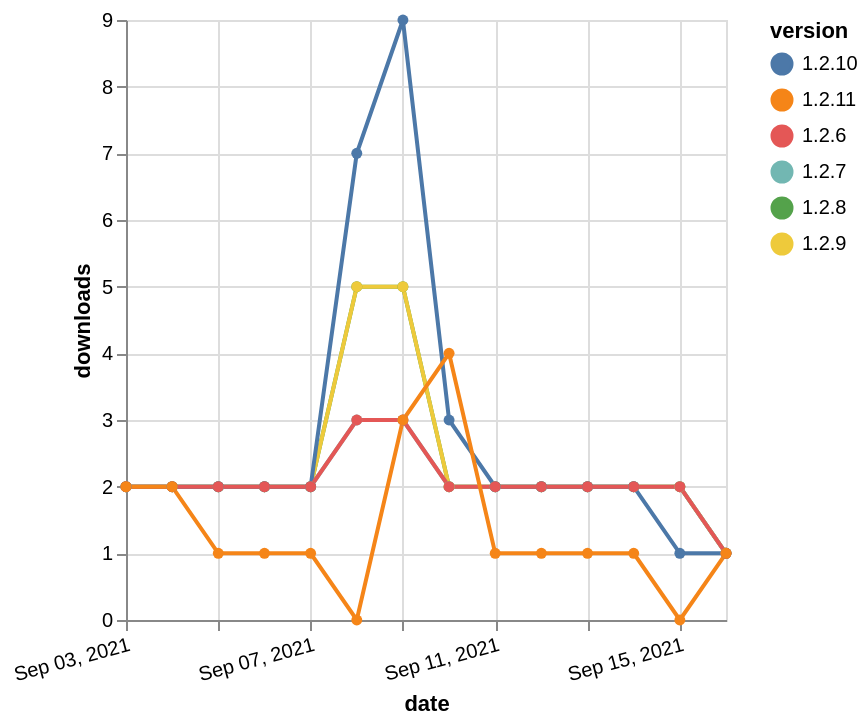

This figure's Vega-Lite source:
### Vega-Lite specification from a JSON file in a GitHub repository (floating-point values rounded to 4 significant figures)
{"$schema": "https://vega.github.io/schema/vega-lite/v5.json", "description": "A simple bar chart with embedded data.", "data": {"values": [{"date": "2021-09-03", "total": 2623, "delta": 2, "version": "1.2.8"}, {"date": "2021-09-04", "total": 2625, "delta": 2, "version": "1.2.8"}, {"date": "2021-09-05", "total": 2627, "delta": 2, "version": "1.2.8"}, {"date": "2021-09-06", "total": 2629, "delta": 2, "version": "1.2.8"}, {"date": "2021-09-07", "total": 2631, "delta": 2, "version": "1.2.8"}, {"date": "2021-09-08", "total": 2636, "delta": 5, "version": "1.2.8"}, {"date": "2021-09-09", "total": 2641, "delta": 5, "version": "1.2.8"}, {"date": "2021-09-10", "total": 2643, "delta": 2, "version": "1.2.8"}, {"date": "2021-09-11", "total": 2645, "delta": 2, "version": "1.2.8"}, {"date": "2021-09-12", "total": 2647, "delta": 2, "version": "1.2.8"}, {"date": "2021-09-13", "total": 2649, "delta": 2, "version": "1.2.8"}, {"date": "2021-09-14", "total": 2651, "delta": 2, "version": "1.2.8"}, {"date": "2021-09-15", "total": 2653, "delta": 2, "version": "1.2.8"}, {"date": "2021-09-16", "total": 2654, "delta": 1, "version": "1.2.8"}, {"date": "2021-09-03", "total": 2622, "delta": 2, "version": "1.2.9"}, {"date": "2021-09-04", "total": 2624, "delta": 2, "version": "1.2.9"}, {"date": "2021-09-05", "total": 2626, "delta": 2, "version": "1.2.9"}, {"date": "2021-09-06", "total": 2628, "delta": 2, "version": "1.2.9"}, {"date": "2021-09-07", "total": 2630, "delta": 2, "version": "1.2.9"}, {"date": "2021-09-08", "total": 2635, "delta": 5, "version": "1.2.9"}, {"date": "2021-09-09", "total": 2640, "delta": 5, "version": "1.2.9"}, {"date": "2021-09-10", "total": 2642, "delta": 2, "version": "1.2.9"}, {"date": "2021-09-11", "total": 2644, "delta": 2, "version": "1.2.9"}, {"date": "2021-09-12", "total": 2646, "delta": 2, "version": "1.2.9"}, {"date": "2021-09-13", "total": 2648, "delta": 2, "version": "1.2.9"}, {"date": "2021-09-14", "total": 2650, "delta": 2, "version": "1.2.9"}, {"date": "2021-09-15", "total": 2652, "delta": 2, "version": "1.2.9"}, {"date": "2021-09-16", "total": 2653, "delta": 1, "version": "1.2.9"}, {"date": "2021-09-03", "total": 2522, "delta": 2, "version": "1.2.7"}, {"date": "2021-09-04", "total": 2524, "delta": 2, "version": "1.2.7"}, {"date": "2021-09-05", "total": 2526, "delta": 2, "version": "1.2.7"}, {"date": "2021-09-06", "total": 2528, "delta": 2, "version": "1.2.7"}, {"date": "2021-09-07", "total": 2530, "delta": 2, "version": "1.2.7"}, {"date": "2021-09-08", "total": 2533, "delta": 3, "version": "1.2.7"}, {"date": "2021-09-09", "total": 2536, "delta": 3, "version": "1.2.7"}, {"date": "2021-09-10", "total": 2538, "delta": 2, "version": "1.2.7"}, {"date": "2021-09-11", "total": 2540, "delta": 2, "version": "1.2.7"}, {"date": "2021-09-12", "total": 2542, "delta": 2, "version": "1.2.7"}, {"date": "2021-09-13", "total": 2544, "delta": 2, "version": "1.2.7"}, {"date": "2021-09-14", "total": 2546, "delta": 2, "version": "1.2.7"}, {"date": "2021-09-15", "total": 2548, "delta": 2, "version": "1.2.7"}, {"date": "2021-09-16", "total": 2549, "delta": 1, "version": "1.2.7"}, {"date": "2021-09-03", "total": 3259, "delta": 2, "version": "1.2.10"}, {"date": "2021-09-04", "total": 3261, "delta": 2, "version": "1.2.10"}, {"date": "2021-09-05", "total": 3263, "delta": 2, "version": "1.2.10"}, {"date": "2021-09-06", "total": 3265, "delta": 2, "version": "1.2.10"}, {"date": "2021-09-07", "total": 3267, "delta": 2, "version": "1.2.10"}, {"date": "2021-09-08", "total": 3274, "delta": 7, "version": "1.2.10"}, {"date": "2021-09-09", "total": 3283, "delta": 9, "version": "1.2.10"}, {"date": "2021-09-10", "total": 3286, "delta": 3, "version": "1.2.10"}, {"date": "2021-09-11", "total": 3288, "delta": 2, "version": "1.2.10"}, {"date": "2021-09-12", "total": 3290, "delta": 2, "version": "1.2.10"}, {"date": "2021-09-13", "total": 3292, "delta": 2, "version": "1.2.10"}, {"date": "2021-09-14", "total": 3294, "delta": 2, "version": "1.2.10"}, {"date": "2021-09-15", "total": 3295, "delta": 1, "version": "1.2.10"}, {"date": "2021-09-16", "total": 3296, "delta": 1, "version": "1.2.10"}, {"date": "2021-09-03", "total": 2540, "delta": 2, "version": "1.2.6"}, {"date": "2021-09-04", "total": 2542, "delta": 2, "version": "1.2.6"}, {"date": "2021-09-05", "total": 2544, "delta": 2, "version": "1.2.6"}, {"date": "2021-09-06", "total": 2546, "delta": 2, "version": "1.2.6"}, {"date": "2021-09-07", "total": 2548, "delta": 2, "version": "1.2.6"}, {"date": "2021-09-08", "total": 2551, "delta": 3, "version": "1.2.6"}, {"date": "2021-09-09", "total": 2554, "delta": 3, "version": "1.2.6"}, {"date": "2021-09-10", "total": 2556, "delta": 2, "version": "1.2.6"}, {"date": "2021-09-11", "total": 2558, "delta": 2, "version": "1.2.6"}, {"date": "2021-09-12", "total": 2560, "delta": 2, "version": "1.2.6"}, {"date": "2021-09-13", "total": 2562, "delta": 2, "version": "1.2.6"}, {"date": "2021-09-14", "total": 2564, "delta": 2, "version": "1.2.6"}, {"date": "2021-09-15", "total": 2566, "delta": 2, "version": "1.2.6"}, {"date": "2021-09-16", "total": 2567, "delta": 1, "version": "1.2.6"}, {"date": "2021-09-03", "total": 401, "delta": 2, "version": "1.2.11"}, {"date": "2021-09-04", "total": 403, "delta": 2, "version": "1.2.11"}, {"date": "2021-09-05", "total": 404, "delta": 1, "version": "1.2.11"}, {"date": "2021-09-06", "total": 405, "delta": 1, "version": "1.2.11"}, {"date": "2021-09-07", "total": 406, "delta": 1, "version": "1.2.11"}, {"date": "2021-09-08", "total": 406, "delta": 0, "version": "1.2.11"}, {"date": "2021-09-09", "total": 409, "delta": 3, "version": "1.2.11"}, {"date": "2021-09-10", "total": 413, "delta": 4, "version": "1.2.11"}, {"date": "2021-09-11", "total": 414, "delta": 1, "version": "1.2.11"}, {"date": "2021-09-12", "total": 415, "delta": 1, "version": "1.2.11"}, {"date": "2021-09-13", "total": 416, "delta": 1, "version": "1.2.11"}, {"date": "2021-09-14", "total": 417, "delta": 1, "version": "1.2.11"}, {"date": "2021-09-15", "total": 417, "delta": 0, "version": "1.2.11"}, {"date": "2021-09-16", "total": 418, "delta": 1, "version": "1.2.11"}]}, "width": "container", "mark": {"type": "line", "point": {"filled": true}}, "encoding": {"x": {"field": "date", "type": "temporal", "timeUnit": "yearmonthdate", "title": "date", "axis": {"labelAngle": -15}}, "y": {"field": "delta", "type": "quantitative", "title": "downloads"}, "color": {"field": "version", "type": "nominal"}, "tooltip": {"field": "delta"}}}
